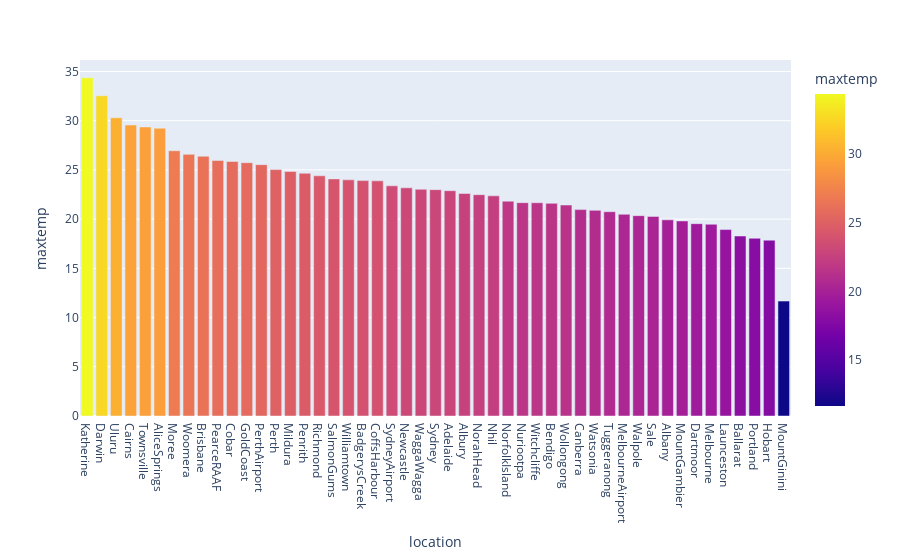

Notebook cell for this chart:
### Code cell
max_temp = df1.groupby('location' , as_index=False)['maxtemp'].mean()
max_temp=max_temp.sort_values(by='maxtemp',ascending=False)
px.bar(data_frame=max_temp,
        x='location',
        y='maxtemp',
        color='maxtemp')

### Figure 1 — Plotly figure (JSON) as saved in the notebook; plotly's stock layout.template omitted (floating-point values rounded to 4 significant figures)
{"data": [{"alignmentgroup": "True", "hovertemplate": "location=%{x}<br>maxtemp=%{marker.color}<extra></extra>", "legendgroup": "", "marker": {"color": [34.36, 32.53, 30.3, 29.56, 29.36, 29.24, 26.95, 26.58, 26.39, 25.95, 25.86, 25.74, 25.53, 25.03, 24.84, 24.66, 24.4, 24.09, 23.99, 23.92, 23.89, 23.38, 23.18, 23.03, 23.0, 22.89, 22.6, 22.49, 22.37, 21.83, 21.68, 21.67, 21.61, 21.43, 20.97, 20.9, 20.76, 20.49, 20.35, 20.28, 19.93, 19.82, 19.54, 19.48, 18.94, 18.29, 18.05, 17.86, 11.67], "coloraxis": "coloraxis", "pattern": {"shape": ""}}, "name": "", "offsetgroup": "", "orientation": "v", "showlegend": false, "textposition": "auto", "type": "bar", "x": ["Katherine", "Darwin", "Uluru", "Cairns", "Townsville", "AliceSprings", "Moree", "Woomera", "Brisbane", "PearceRAAF", "Cobar", "GoldCoast", "PerthAirport", "Perth", "Mildura", "Penrith", "Richmond", "SalmonGums", "Williamtown", "BadgerysCreek", "CoffsHarbour", "SydneyAirport", "Newcastle", "WaggaWagga", "Sydney", "Adelaide", "Albury", "NorahHead", "Nhil", "NorfolkIsland", "Nuriootpa", "Witchcliffe", "Bendigo", "Wollongong", "Canberra", "Watsonia", "Tuggeranong", "MelbourneAirport", "Walpole", "Sale", "Albany", "MountGambier", "Dartmoor", "Melbourne", "Launceston", "Ballarat", "Portland", "Hobart", "MountGinini"], "xaxis": "x", "y": [34.36, 32.53, 30.3, 29.56, 29.36, 29.24, 26.95, 26.58, 26.39, 25.95, 25.86, 25.74, 25.53, 25.03, 24.84, 24.66, 24.4, 24.09, 23.99, 23.92, 23.89, 23.38, 23.18, 23.03, 23.0, 22.89, 22.6, 22.49, 22.37, 21.83, 21.68, 21.67, 21.61, 21.43, 20.97, 20.9, 20.76, 20.49, 20.35, 20.28, 19.93, 19.82, 19.54, 19.48, 18.94, 18.29, 18.05, 17.86, 11.67], "yaxis": "y"}], "layout": {"barmode": "relative", "coloraxis": {"colorbar": {"title": {"text": "maxtemp"}}, "colorscale": [[0, "#0d0887"], [0.1111, "#46039f"], [0.2222, "#7201a8"], [0.3333, "#9c179e"], [0.4444, "#bd3786"], [0.5556, "#d8576b"], [0.6667, "#ed7953"], [0.7778, "#fb9f3a"], [0.8889, "#fdca26"], [1, "#f0f921"]]}, "legend": {"tracegroupgap": 0}, "margin": {"t": 60}, "xaxis": {"anchor": "y", "domain": [0, 1], "title": {"text": "location"}}, "yaxis": {"anchor": "x", "domain": [0, 1], "title": {"text": "maxtemp"}}}}
